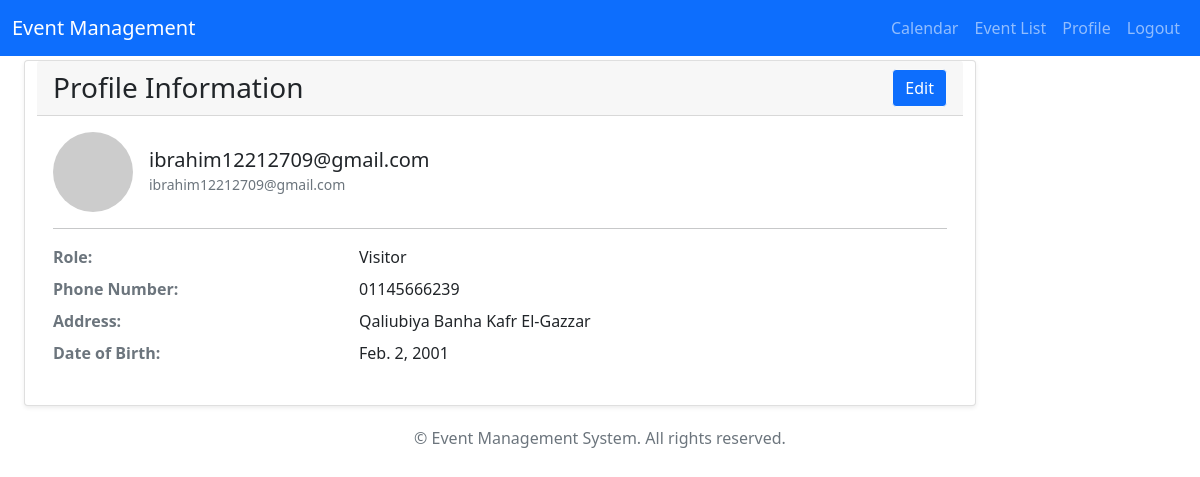
The app's page /users/profile/ (signed in) with its own data.
### users/models.py (models this page shows, shortened)
class CustomUser(AbstractUser):
    role = models.CharField(max_length=20, choices=RoleChoices.choices, default=RoleChoices.VISITOR)
    phone_number = models.CharField(max_length=15, blank=True, null=True)
    address = models.TextField(blank=True, null=True)
    date_of_birth = models.DateField(blank=True, null=True)
    title = models.TextField(blank=True, null=True )

### users/views/user_views.py (the view)
# urls.py: path('profile/', user_views.profile_view, name='profile'),
@login_required
def profile_view(request):
    return render(request, 'users/profile.html', {'user': request.user})

### users/templates/users/profile.html (shortened to what this page needs)
{% extends "base.html" %}
{% block content %}
<div class="container-fluid my-1">
    <div class="row justify-content-end">
                <div class="card shadow-sm">
            <div class="card-header ext-white d-flex justify-content-between align-items-center">
                <h3 class="card-title mb-0">Profile Information</h3>
                <button id="edit-toggle" class="btn bg-primary text-white btn-outline-light" onclick="toggleEdit()"> Edit   </button>
            </div>
            <div class="card-body">
                <form id="profile-form" method="post" action="{% url 'users:edit_profile' %}">
                    <div class="d-flex align-items-center mb-1">
                        <img src="https://via.placeholder.com/80" alt="Profile Picture" class="rounded-circle me-3">
                        <div>
                            <h5 class="card-title mb-0">{{ user.username }}</h5>
                            <small class="text-muted">{{ user.email }}</small>
                        </div>
                    </div>
                    <hr>
                    <dl class="row">
                        <dt class="col-sm-4 fw-bold text-muted">Role:</dt>
                        <dd class="col-sm-8">{{ user.get_role_display }}</dd>
                        <dt class="col-sm-4 fw-bold text-muted">Phone Number:</dt>
                        <dd class="col-sm-8">
                            <span class="view-mode">{{ user.phone_number }}</span>
                        </dd>
                        <dt class="col-sm-4 fw-bold text-muted">Address:</dt>
                        <dd class="col-sm-8">
                            <span class="view-mode">{{ user.address }}</span>
                        </dd>
                        <dt class="col-sm-4 fw-bold text-muted">Date of Birth:</dt>
                        <dd class="col-sm-8">
                            <span class="view-mode">{{ user.date_of_birth }}</span>
                        </dd>
                    </dl>
                </form>
            </div>
        </div>
    </div>
</div>
{% endblock %}

### templates/base.html (shortened to what this page needs)
{% load static %}
<!DOCTYPE html>
<html lang="en">
<head>
    {% block styles %}
        <link href="https://cdnjs.cloudflare.com/ajax/libs/line-awesome/1.3.0/line-awesome/css/line-awesome.min.css" rel="stylesheet">
        <link rel="stylesheet" href="https://cdn.jsdelivr.net/npm/bootstrap@5.1.3/dist/css/bootstrap.min.css">
        <link rel="stylesheet" href="{% static 'css/styles.css' %}">
    {% endblock %}
</head>
<body>
<header>
    <nav class="navbar navbar-expand-lg navbar-dark bg-primary py-2">
        <div class="container-fluid">
            <a class="navbar-brand" href="{% url 'home' %}">Event Management</a>
            <div class="collapse navbar-collapse" id="navbarNav">
                <ul class="navbar-nav ms-auto">
                    <li class="nav-item"><a class="nav-link" href="{% url 'events:calendar' %}">Calendar</a></li>
                    <li class="nav-item"><a class="nav-link" href="{% url 'events:list' %}">Event List</a></li>
                    {% if user.is_authenticated %}
                        <li class="nav-item"><a class="nav-link" href="{% url 'users:profile' %}">Profile</a></li>
                        <li class="nav-item"><a class="nav-link" href="{% url 'users:logout' %}">Logout</a></li>
                    {% else %}
                        <li class="nav-item"><a class="nav-link" href="{% url 'users:login' %}">Login</a></li>
                    {% endif %}
                </ul>
            </div>
        </div>
    </nav>
</header>
<div class="container-fluid">
    <div class="row">
        <main id="main-content" class="col-md-9 col-lg-10">
            {% block content %}
            {% endblock %}
        </main>
    </div>
</div>
<footer class="text-center text-muted py-3">
    &copy; {{ current_year }} Event Management System. All rights reserved.
</footer>
</body>
</html>

### records on screen
CustomUser: username "ibrahim12212709@gmail.com", email "ibrahim12212709@gmail.com", role "Visitor", phone_number "01145666239", address "Qaliubiya Banha Kafr El-Gazzar", date_of_birth "Feb. 2, 2001"
